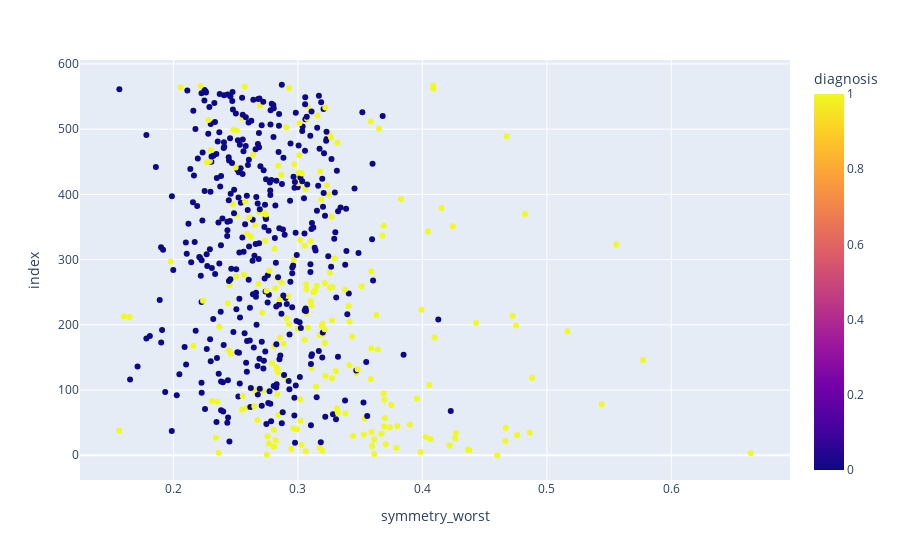

The code cell stored with this chart in its notebook:
### Markdown cell above
Scatter Plot

### Code cell
px.scatter(data_frame=df,x='symmetry_worst',color='diagnosis',color_discrete_sequence=['#05445E','#75E6DA'])

### Figure 1 — Plotly figure (JSON) as saved in the notebook; plotly's stock layout.template omitted (floating-point values rounded to 4 significant figures; data arrays with more than 128 entries replaced by an {"elided": "..."} marker saying what was removed)
{"data": [{"hovertemplate": "symmetry_worst=%{x}<br>index=%{y}<br>diagnosis=%{marker.color}<extra></extra>", "legendgroup": "", "marker": {"color": {"elided": "569 int values"}, "coloraxis": "coloraxis", "symbol": "circle"}, "mode": "markers", "name": "", "orientation": "h", "showlegend": false, "type": "scatter", "x": {"elided": "569 float values"}, "xaxis": "x", "y": {"elided": "569 int values"}, "yaxis": "y"}], "layout": {"coloraxis": {"colorbar": {"title": {"text": "diagnosis"}}, "colorscale": [[0, "#0d0887"], [0.1111, "#46039f"], [0.2222, "#7201a8"], [0.3333, "#9c179e"], [0.4444, "#bd3786"], [0.5556, "#d8576b"], [0.6667, "#ed7953"], [0.7778, "#fb9f3a"], [0.8889, "#fdca26"], [1, "#f0f921"]]}, "legend": {"tracegroupgap": 0}, "margin": {"t": 60}, "xaxis": {"anchor": "y", "domain": [0, 1], "title": {"text": "symmetry_worst"}}, "yaxis": {"anchor": "x", "domain": [0, 1], "title": {"text": "index"}}}}
